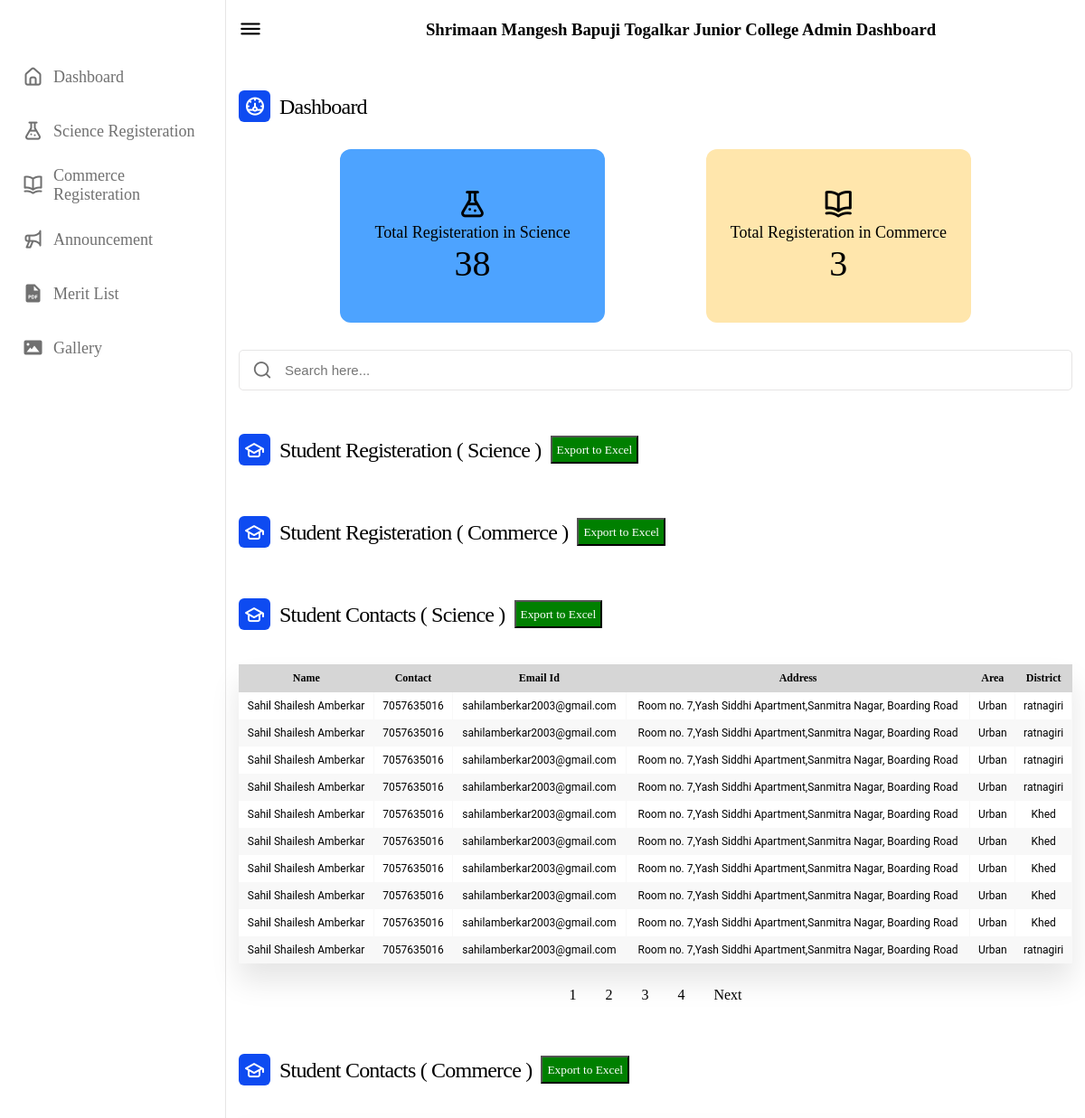
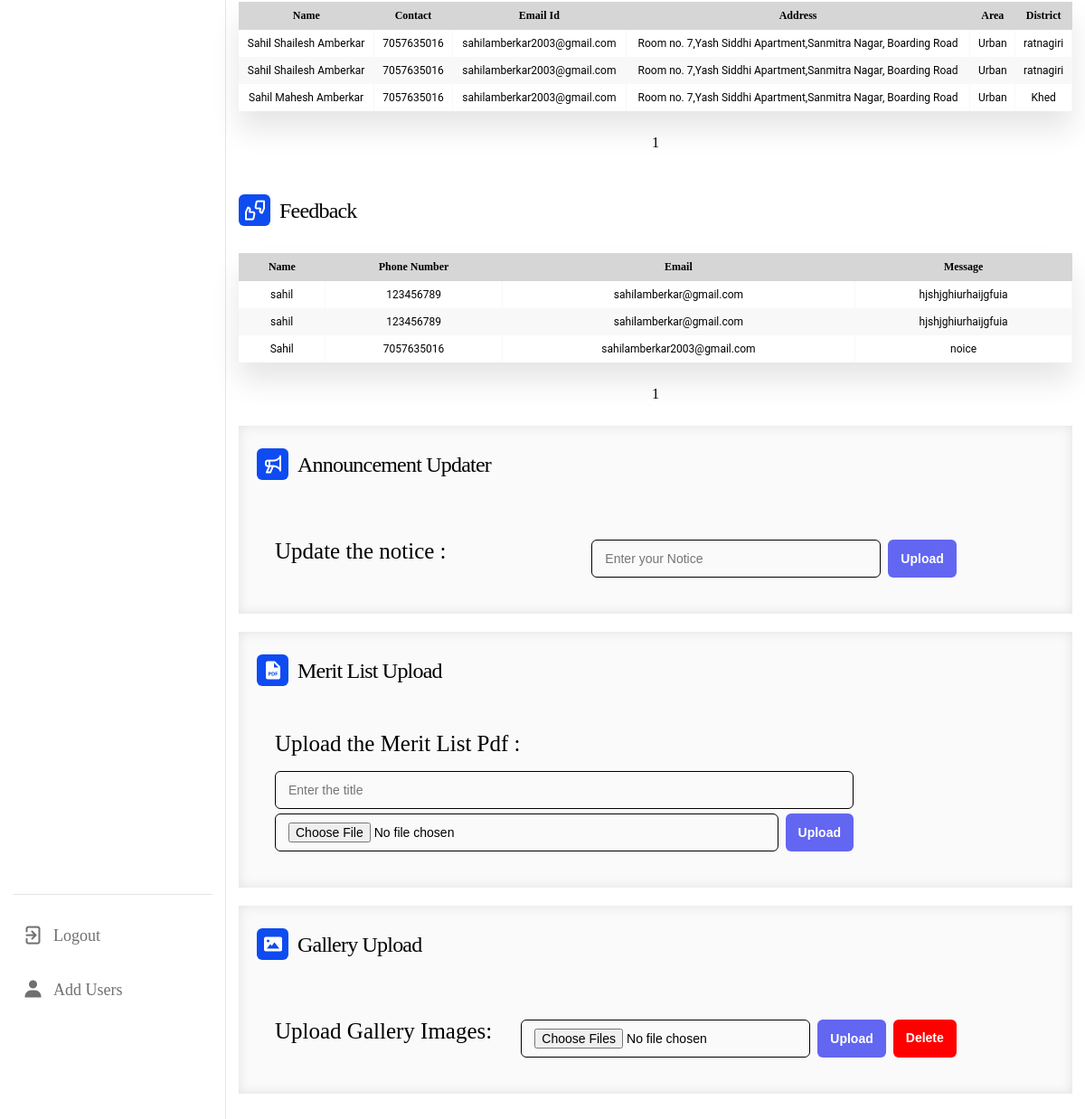
The app's page /DashBoard/Dashboard.php with its own data (2 pictures, top to bottom).
### tables this page shows
CREATE TABLE `11thcom` (
  `id` int(11) NOT NULL,
  `firstName` varchar(50) NOT NULL,
  `middleName` varchar(50) NOT NULL,
  `lastName` varchar(50) NOT NULL,
  `dob` date NOT NULL,
  `email` varchar(50) NOT NULL,
  `mobile` varchar(11) NOT NULL,
  `gender` varchar(5) NOT NULL,
  `religion` varchar(20) NOT NULL,
  `cast` varchar(20) NOT NULL,
  `category` varchar(10) NOT NULL,
  `aadhar` varchar(15) NOT NULL,
  `passingyear` int(4) NOT NULL,
  `board` varchar(100) NOT NULL,
  `total` int(3) NOT NULL,
  `marks` int(11) NOT NULL,
  `percent` decimal(5,1) NOT NULL,
  `adimg` varchar(1000) NOT NULL,
  `markimg` varchar(1000) NOT NULL,
  `add1` varchar(50) NOT NULL,
  `add2` varchar(50) NOT NULL,
  `area` varchar(20) NOT NULL,
  `states` varchar(30) NOT NULL,
  `district` varchar(15) NOT NULL,
  `pincode` int(11) NOT NULL
);

CREATE TABLE `feedback` (
  `uname` varchar(50) NOT NULL,
  `phone` varchar(10) NOT NULL,
  `email` varchar(100) NOT NULL,
  `messages` varchar(200) NOT NULL
);

### DashBoard/Dashboard.php (the view, shortened to what the rows shown need)
<!DOCTYPE html>
<html lang="en">
<head>
    <link rel="stylesheet" href="./css/dashboard.css?v=<?php echo time(); ?>">
    <link rel="stylesheet" href="./css/search.css?v=<?php echo time(); ?>">
    <link rel="stylesheet" href="./css/notice.css?v=<?php echo time(); ?>">
    <link rel="stylesheet" href="https://unicons.iconscout.com/release/v4.0.0/css/line.css">
    <link href='https://unpkg.com/boxicons@2.1.4/css/boxicons.min.css' rel='stylesheet'>
</head>
<body>
    <section class="dashboard">
        <div class="dash-content">
            <div class="Data" id="SContactsSci">
                <?php
                $conn = new mysqli('localhost', 'root', '', 'smbtjunior');
                $records_per_page = 10;
                $page = isset($_GET['page']) && is_numeric($_GET['page']) ? $_GET['page'] : 1;
                $offset = ($page - 1) * $records_per_page;
                $sql = "SELECT firstName, middleName, lastName, mobile, email, add1, add2, area, district FROM 11thSci LIMIT $offset, $records_per_page";
                $result = $conn->query($sql);
                if ($result->num_rows > 0) {
                    echo '<div class="table-wrapper">';
                    echo '<table class="fl-table">';
                    echo '<thead>
                            <tr>
                            <th>Name</th>
                            <th>Contact</th>
                            <th>Email Id</th>
                            <th>Address</th>
                            <th>Area</th>
                            <th>District</th>
                            </tr>
                        </thead>';
                    echo '</table>';
                    echo '</div>';
                } else {
                    echo "0 result";
                }
                ?>
            </div>
            <div class="Data" id="SContactsCom">
                <?php
                $conn = new mysqli('localhost', 'root', '', 'smbtjunior');
                $records_per_page = 10;
                $page = isset($_GET['page']) && is_numeric($_GET['page']) ? $_GET['page'] : 1;
                $offset = ($page - 1) * $records_per_page;
                $sql = "SELECT firstName, middleName, lastName, mobile, email, add1, add2, area, district FROM 11thCom LIMIT $offset, $records_per_page";
                $result = $conn->query($sql);
                if ($result->num_rows > 0) {
                    echo '<div class="table-wrapper">';
                    echo '<table class="fl-table">';
                    echo '<thead>
                            <tr>
                            <th>Name</th>
                            <th>Contact</th>
                            <th>Email Id</th>
                            <th>Address</th>
                            <th>Area</th>
                            <th>District</th>
                            </tr>
                        </thead>';
                    echo '<tbody>';
                    while ($row = $result->fetch_assoc()) {
                        $fullName = $row["firstName"] . " " . $row["middleName"] . " " . $row["lastName"];
                        $address = $row["add1"] . "," . $row["add2"];
                        echo "<tr><td>" . $fullName . "</td><td>"
                            . $row["mobile"] . "</td><td>"
                            . $row["email"] . "</td><td>"
                            . $address . "</td><td>"
                            . $row["area"] . "</td><td>"
                            . $row["district"] . "</td></tr>";
                    }
                    echo '</tbody>';
                    echo '</table>';
                    echo '</div>';
                } else {
                    echo "0 result";
                }
                ?>
            </div>
            <div class="Data" id="Feedback">
                <?php
                $conn = new mysqli('localhost', 'root', '', 'smbtjunior');
                $records_per_page = 10;
                $page = isset($_GET['page']) && is_numeric($_GET['page']) ? $_GET['page'] : 1;
                $offset = ($page - 1) * $records_per_page;
                $sql = "SELECT uname, phone, email, messages FROM feedback LIMIT $offset, $records_per_page";
                $result = $conn->query($sql);
                if ($result->num_rows > 0) {
                    echo '<div class="table-wrapper">';
                    echo '<table class="fl-table">';
                    echo '<thead>
                            <tr>
                            <th>Name</th>
                            <th>Phone Number</th>
                            <th>Email</th>
                            <th>Message</th>
                            </tr>
                        </thead>';
                    echo '<tbody>';
                    while ($row = $result->fetch_assoc()) {
                        echo "<tr><td>" . $row["uname"] . "</td><td>"
                            . $row["phone"] . "</td><td>"
                            . $row["email"] . "</td><td>"
                            . $row["messages"] . "</td></tr>";
                    }
                    echo '</tbody>';
                    echo '</table>';
                    echo '</div>';
                } else {
                    echo "0 result";
                }
                ?>
            </div>
    </section>
</body>
</html>

### records on screen
11thcom: fullName "Sahil Shailesh Amberkar", mobile "7057635016", email "sahilamberkar2003@gmail.com", address "Room no. 7,Yash Siddhi Apartment,Sanmitra Nagar, Boarding Road", area "Urban", district "ratnagiri"
11thcom: fullName "Sahil Shailesh Amberkar", mobile "7057635016", email "sahilamberkar2003@gmail.com", address "Room no. 7,Yash Siddhi Apartment,Sanmitra Nagar, Boarding Road", area "Urban", district "ratnagiri"
11thcom: fullName "Sahil Mahesh Amberkar", mobile "7057635016", email "sahilamberkar2003@gmail.com", address "Room no. 7,Yash Siddhi Apartment,Sanmitra Nagar, Boarding Road", area "Urban", district "Khed"
feedback: uname "sahil", phone "123456789", email "sahilamberkar@gmail.com", messages "hjshjghiurhaijgfuia"
feedback: uname "sahil", phone "123456789", email "sahilamberkar@gmail.com", messages "hjshjghiurhaijgfuia"
feedback: uname "Sahil", phone "7057635016", email "sahilamberkar2003@gmail.com", messages "noice"

### other values on screen
$row "38"
$row "3"
$fullName "Sahil Shailesh Amberkar"
$row["mobile"] "7057635016"
$row["email"] "sahilamberkar2003@gmail.com"
$address "Room no. 7,Yash Siddhi Apartment,Sanmitra Nagar, Boarding Road"
$row["area"] "Urban"
$row["district"] "ratnagiri"
$row["district"] "Khed"
